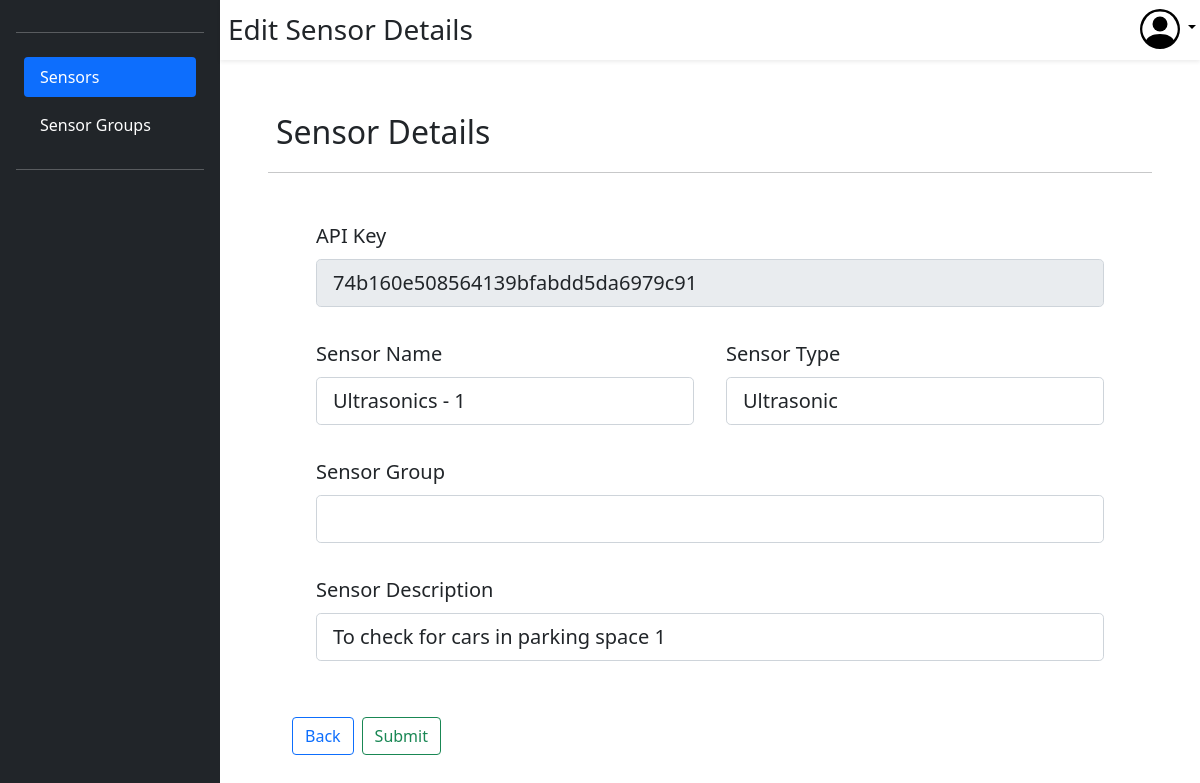
Screenshot of /sensor/edit/?key=74b160e508564139bfabdd5da6979c91 (signed in) with the database file from the repository.
### dash/models.py (models this page shows, shortened)
class Sensors(models.Model):
    key = models.CharField(verbose_name= "API Key" , max_length=50, unique=True)
    sensor_name = models.CharField(verbose_name= "Sensor Name" , max_length=100)
    sensor_type = models.CharField(verbose_name= "Sensor Type" , max_length=100)
    sensor_description = models.TextField(verbose_name="Sensor Discription")
    date_created = models.DateTimeField(verbose_name='Date Created',auto_now_add=True)
    sensor_group = models.ForeignKey(Sensor_Group, verbose_name='Sensor Group', on_delete=models.SET_NULL, null=True)
    user = models.ForeignKey(User, verbose_name="User", on_delete=models.CASCADE)

### dash/views.py (the view)
# urls.py: path('sensor/edit/', views.sensor_edit, name='sensor_edit'),
@login_required(login_url="")
def sensor_edit(request):
    key=request.GET['key']
    instance = Sensors.objects.get(key=key)
    if request.method == 'POST':
        form = SensorEditForm(request.POST, instance=instance)
        if form.is_valid():
            item = form.save(commit=False)
            item.save()
            messages.success(request, "Successfully Edited.")
        else:
            messages.error(request, "Was Not able to edit sensor.")
        return redirect("/sensor/dashboard/")
    else:
        form = SensorEditForm(instance=instance)
        site_settings = {
            'active' : 'Sensors',
            'dashboard_heading' : 'Edit Sensor Details'
        }
        return render(request, "sensor_edit.html",{"form":form, 'site_settings' : site_settings})

### dash/forms.py
class SensorEditForm(CustomModelForm):
    class Meta:
        model = Sensors
        fields = "__all__"
        exclude = ["user"]
        widgets = {
            'sensor_name': forms.TextInput(attrs={'class': 'form-control form-control-lg'}),
            'sensor_type': forms.TextInput(attrs={'class': 'form-control form-control-lg'}),
            'sensor_description': forms.TextInput(attrs={'class': 'form-control form-control-lg'}),
            'sensor_group' : forms.TextInput(attrs={'class' : 'form-control form-control-lg'}),
            'date_created' : forms.DateInput(attrs={'class' : 'form-select form-control-lg'}),
            'key' : forms.TextInput(attrs={'class': 'form-control form-control-lg', 'readonly' : True})
        }

### templates/edit/sensor_edit.html (shortened to what this page needs)
{% extends 'base.html' %}
{% block content %}
<div class="m-5">
    <form id="main_form" method="POST">
        <span class="fs-2 p-2">Sensor Details</span>
        <hr>
        <div class="d-flex flex-column m-3 p-3">
            <div class="d-flex flex-row flex-fill">
                <div class="m-3 flex-fill">
                    <label class="form-label fs-5" for="{{form.key.id_for_label}}">API Key</label>
                    {{form.key}}
                </div>
            </div>
            <div class="d-flex flex-row flex-fill">
                <div class="m-3 flex-fill">
                    <label class="form-label fs-5" for="{{form.sensor_name.id_for_label}}">Sensor Name</label>
                    {{form.sensor_name}}
                </div>
                <div class="m-3 flex-fill">
                    <label class="form-label fs-5" for="{{form.sensor_type.id_for_label}}">Sensor Type</label>
                    {{form.sensor_type}}
                </div>
            </div>
            <div class="d-flex flex-row flex-fill">
                <div class="m-3 flex-fill">
                    <label class="form-label fs-5" for="{{form.sensor_group.id_for_label}}">Sensor Group</label>
                    {{form.sensor_group}}
                </div>
            </div>
            <div class="d-flex flex-row flex-fill">
                <div class="m-3 flex-fill">
                    <label class="form-label fs-5" for="{{form.sensor_description.id_for_label}}">Sensor Description</label>
                    {{form.sensor_description}}
                </div>
            </div>
        </div>
    </form>
    <div class="d-flex flex-row mt-4 ms-3">
        <div>
            <a href="{% url 'dash:sensor_dashboard' %}"><button class="mx-2 btn btn-outline-primary">Back</button></a>
        </div>
        <div>
            <input form="main_form" type="submit" class="btn btn-outline-success">
        </div>
    </div>
</div>
{% endblock content %}

### rows the page displays
Sensors: key "74b160e508564139bfabdd5da6979c91", sensor_name "Ultrasonics - 1", sensor_type "Ultrasonic", sensor_description "To check for cars in parking space 1"

### other values shown
{{ site_settings.dashboard_heading }} "Edit Sensor Details"
